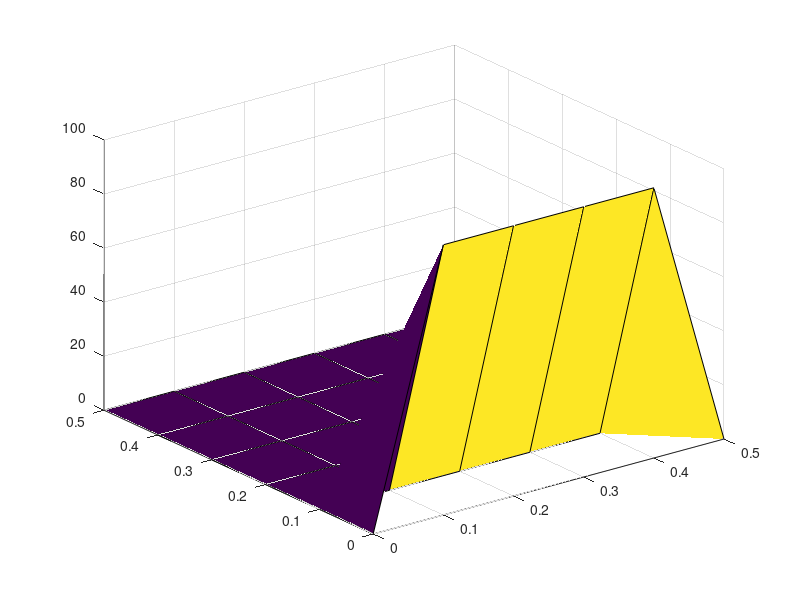

Reproduce this figure in MATLAB. (Note: this script raises an error after producing the figure.)
% Range intervals:
x_range = 0.5; % m
y_range = 0.5; % m
t_range = 10; % s
% Step intervals:
dx = 0.1;      % m
dy = 0.1;      % m
dt = 0.01;     % s
% Thermic coefficient:
alpha = 0.25;  %m²/s

% Node amounts:
x_nodes = x_range/dx + 1;
y_nodes = x_range/dy + 1;
t_nodes = t_range/dt + 1;
% 'x-axis', 'y-axis' and 'time' scales:
x_array = linspace(0, x_range, x_nodes);
y_array = linspace(0, y_range, y_nodes);
t_array = linspace(0, t_range, t_nodes);
% Temperature array:
T = zeros(x_nodes, y_nodes, t_nodes);
% Initial temperature conditions:
T(1,:,:) = 100;
T(1,1,:) = 0;
T(1, y_nodes, :) = 0;
% Iteration to calculate the temperature distribution:
for t = 2:t_nodes
    % Calculate the Temperature on the next node:
    
    for j = 2:x_nodes-1
        
        for  i = 2:y_nodes-1
            % Central Diferences:
            d2Tdx2 = ( T(i+1,j,t-1) - 2*T(i,j,t-1) + T(i-1,j,t-1) )/ dx^2;
            d2Tdy2 = ( T(i,j+1,t-1) - 2*T(i,j,t-1) + T(i,j-1,t-1) )/ dy^2;
            dTdt = alpha*dt*( d2Tdx2 + d2Tdy2 ) + T(i,j,t-1);
            T(i,j,t) = dTdt;
        end
    end
end

% Plot inital chart:
figure;
s = surf(x_array, y_array, T(:,:,1));
% s.EdgeColor = 'none';
s.FaceColor = 'interp';
view(2);
xlabel('Comprimento do eixo-x (m)');
ylabel('Comprimento do eixo-y (m)');
zlabel('Temperatura (ºC)');
axis ij;

% Plot final chart:
figure;
s = surf(x_array, y_array, T(:,:,t_nodes-1));
% s.EdgeColor = 'none';
s.FaceColor = 'interp';
view(2);
xlabel('Comprimento da barra (m)');
ylabel('Comprimento do eixo-y (m)');
zlabel('Temperatura (ºC)');
axis ij;
